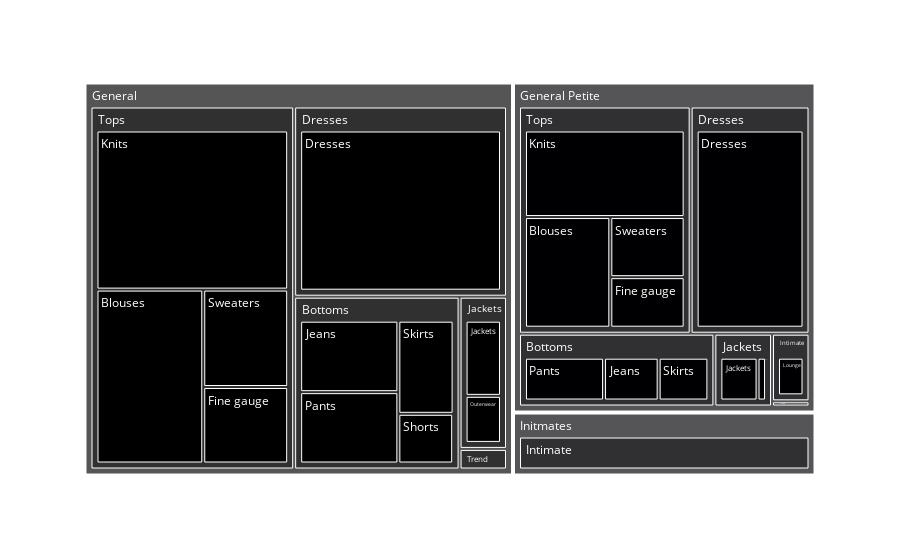

The notebook cell saved with this chart:
### Code cell
trans_nan = trans.dropna()
px.treemap(
    data_frame=trans_nan,
    path=['Division Name','Department Name','Class Name'],
    values='Recommended IND',
    names=trans_nan.index
)

### Figure 1 — Plotly figure (JSON) as saved in the notebook; plotly's stock layout.template omitted (floating-point values rounded to 4 significant figures)
{"data": [{"branchvalues": "total", "domain": {"x": [0, 1], "y": [0, 1]}, "hovertemplate": "labels=%{label}<br>Recommended IND=%{value}<br>parent=%{parent}<br>id=%{id}<extra></extra>", "ids": ["General/Tops/Blouses", "General Petite/Tops/Blouses", "General/Bottoms/Casual bottoms", "Initmates/Intimate/Chemises", "General/Dresses/Dresses", "General Petite/Dresses/Dresses", "General/Tops/Fine gauge", "General Petite/Tops/Fine gauge", "Initmates/Intimate/Intimates", "General/Jackets/Jackets", "General Petite/Jackets/Jackets", "General/Bottoms/Jeans", "General Petite/Bottoms/Jeans", "General/Tops/Knits", "General Petite/Tops/Knits", "Initmates/Intimate/Layering", "Initmates/Intimate/Legwear", "General Petite/Intimate/Lounge", "Initmates/Intimate/Lounge", "General/Jackets/Outerwear", "General Petite/Jackets/Outerwear", "General/Bottoms/Pants", "General Petite/Bottoms/Pants", "General/Bottoms/Shorts", "General/Bottoms/Skirts", "General Petite/Bottoms/Skirts", "Initmates/Intimate/Sleep", "General/Tops/Sweaters", "General Petite/Tops/Sweaters", "Initmates/Intimate/Swim", "General/Trend/Trend", "General Petite/Trend/Trend", "General/Bottoms", "General Petite/Bottoms", "General/Dresses", "General Petite/Dresses", "General Petite/Intimate", "Initmates/Intimate", "General/Jackets", "General Petite/Jackets", "General/Tops", "General Petite/Tops", "General/Trend", "General Petite/Trend", "General", "General Petite", "Initmates"], "labels": ["Blouses", "Blouses", "Casual bottoms", "Chemises", "Dresses", "Dresses", "Fine gauge", "Fine gauge", "Intimates", "Jackets", "Jackets", "Jeans", "Jeans", "Knits", "Knits", "Layering", "Legwear", "Lounge", "Lounge", "Outerwear", "Outerwear", "Pants", "Pants", "Shorts", "Skirts", "Skirts", "Sleep", "Sweaters", "Sweaters", "Swim", "Trend", "Trend", "Bottoms", "Bottoms", "Dresses", "Dresses", "Intimate", "Intimate", "Jackets", "Jackets", "Tops", "Tops", "Trend", "Trend", "General", "General Petite", "Initmates"], "name": "", "parents": ["General/Tops", "General Petite/Tops", "General/Bottoms", "Initmates/Intimate", "General/Dresses", "General Petite/Dresses", "General/Tops", "General Petite/Tops", "Initmates/Intimate", "General/Jackets", "General Petite/Jackets", "General/Bottoms", "General Petite/Bottoms", "General/Tops", "General Petite/Tops", "Initmates/Intimate", "Initmates/Intimate", "General Petite/Intimate", "Initmates/Intimate", "General/Jackets", "General Petite/Jackets", "General/Bottoms", "General Petite/Bottoms", "General/Bottoms", "General/Bottoms", "General Petite/Bottoms", "Initmates/Intimate", "General/Tops", "General Petite/Tops", "Initmates/Intimate", "General/Trend", "General Petite/Trend", "General", "General Petite", "General", "General Petite", "General Petite", "Initmates", "General", "General Petite", "General", "General Petite", "General", "General Petite", "", "", ""], "type": "treemap", "values": [1609, 900, 2, 1, 3029, 2078, 563, 358, 132, 332, 263, 685, 326, 2643, 1317, 129, 142, 195, 399, 208, 60, 684, 472, 266, 502, 297, 195, 717, 426, 282, 73, 15, 2139, 1095, 3029, 2078, 195, 1280, 540, 323, 5532, 3001, 73, 15, 11313, 6707, 1280]}], "layout": {"legend": {"tracegroupgap": 0}, "margin": {"t": 60}}}
